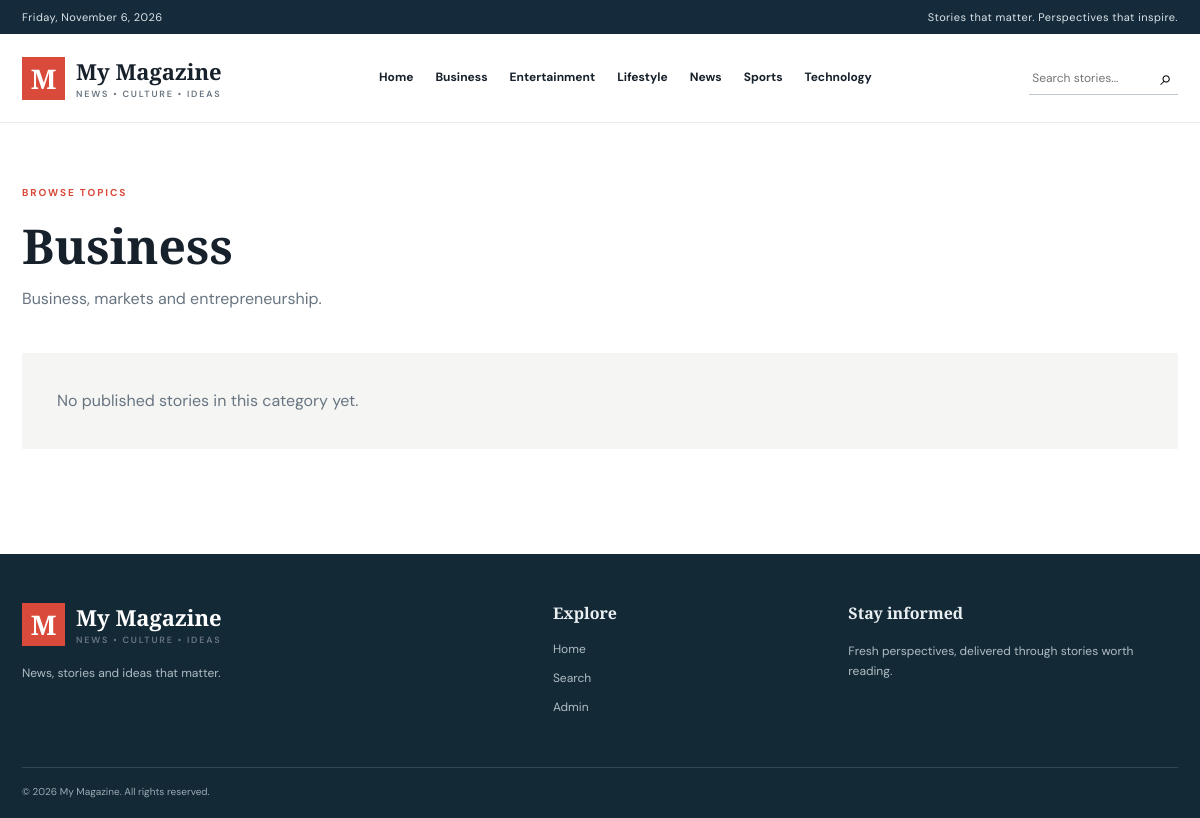
The app's page /category.php?slug=business with its own data.
### tables this page shows
CREATE TABLE settings (
 id BIGINT UNSIGNED AUTO_INCREMENT PRIMARY KEY,
 setting_key VARCHAR(100) NOT NULL UNIQUE,
 setting_value TEXT NULL
);

CREATE TABLE categories (
 id BIGINT UNSIGNED AUTO_INCREMENT PRIMARY KEY,
 name VARCHAR(100) NOT NULL,
 slug VARCHAR(130) NOT NULL UNIQUE,
 description TEXT NULL,
 is_active TINYINT(1) NOT NULL DEFAULT 1,
 created_at TIMESTAMP DEFAULT CURRENT_TIMESTAMP
);

### includes/functions.php (called while the page is built, shortened)
<?php
function e(?string $value): string {
    return htmlspecialchars($value ?? '', ENT_QUOTES | ENT_SUBSTITUTE, 'UTF-8');
}
function url(string $path = ''): string {
    return rtrim(BASE_URL, '/') . '/' . ltrim($path, '/');
}
function setting(PDO $pdo, string $key, string $default = ''): string {
    $stmt = $pdo->prepare('SELECT setting_value FROM settings WHERE setting_key = ? LIMIT 1');
    $stmt->execute([$key]);
    $value = $stmt->fetchColumn();
    return $value === false ? $default : (string)$value;
}

### category.php (the view, shortened to what this page needs)
<?php
require_once __DIR__.'/config/app.php';
$slug=trim($_GET['slug']??''); $stmt=$pdo->prepare('SELECT * FROM categories WHERE slug=? AND is_active=1'); $stmt->execute([$slug]); $category=$stmt->fetch();
$pageTitle=$category['name']; $q=$pdo->prepare("SELECT a.*,u.name author_name FROM articles a LEFT JOIN users u ON u.id=a.author_id WHERE a.category_id=? AND a.status='published' AND a.published_at<=NOW() ORDER BY a.published_at DESC");$q->execute([$category['id']]);$articles=$q->fetchAll();
require ROOT_PATH.'/includes/header.php';
?>
<div class="container page-container"><span class="eyebrow">BROWSE TOPICS</span><h1><?= e($category['name']) ?></h1><p class="page-intro"><?= e($category['description']) ?></p><?php if(!$articles): ?><div class="empty-state">No published stories in this category yet.</div><?php endif; ?></div>
<?php require ROOT_PATH.'/includes/footer.php'; ?>

### includes/header.php (shortened to what this page needs)
<?php
$siteName = setting($pdo, 'site_name', APP_NAME);
$categories = $pdo->query('SELECT id, name, slug FROM categories WHERE is_active = 1 ORDER BY name LIMIT 8')->fetchAll();
?>
<!doctype html>
<html lang="en">
<head>
<link rel="stylesheet" href="<?= url('assets/css/style.css') ?>">
</head>
<body>
<div class="topbar"><div class="container topbar-inner"><span><?= date('l, F j, Y') ?></span><span>Stories that matter. Perspectives that inspire.</span></div></div>
<header class="site-header"><div class="container header-inner">
<a class="brand" href="<?= url() ?>"><span class="brand-mark">M</span><span><?= e($siteName) ?><small>NEWS • CULTURE • IDEAS</small></span></a>
<nav class="main-nav"><a href="<?= url() ?>">Home</a><?php foreach ($categories as $cat): ?><a href="<?= url('category.php?slug=' . urlencode($cat['slug'])) ?>"><?= e($cat['name']) ?></a><?php endforeach; ?></nav>
<form class="header-search" action="<?= url('search.php') ?>" method="get"><input name="q" placeholder="Search stories..." aria-label="Search"><button>⌕</button></form>
</div></header>
<main>

### includes/footer.php (shortened to what this page needs)
</main>
<footer class="site-footer"><div class="container footer-grid">
<div><a class="brand footer-brand" href="<?= url() ?>"><span class="brand-mark">M</span><span><?= e(setting($pdo, 'site_name', APP_NAME)) ?><small>NEWS • CULTURE • IDEAS</small></span></a><p><?= e(setting($pdo, 'site_description', 'Independent stories, thoughtful perspectives and the latest headlines.')) ?></p></div>
<div><h3>Explore</h3><a href="<?= url() ?>">Home</a><a href="<?= url('search.php') ?>">Search</a><a href="<?= url('admin/login.php') ?>">Admin</a></div>
<div><h3>Stay informed</h3><p>Fresh perspectives, delivered through stories worth reading.</p></div>
</div><div class="container copyright">© <?= date('Y') ?> <?= e(setting($pdo, 'site_name', APP_NAME)) ?>. All rights reserved.</div></footer>
</body></html>

### assets/css/style.css (style rules this page uses)
:root { --ink:#17212b;--muted:#687581;--line:#e8ebee;--paper:#fff;--soft:#f5f6f4;--accent:#d94a3a;--navy:#152b3b;--serif:'Playfair Display',Georgia,serif;--sans:'DM Sans',Arial,sans-serif }
* { box-sizing:border-box }
body { margin:0;background:var(--paper);color:var(--ink);font-family:var(--sans);line-height:1.65 }
a { color:inherit;text-decoration:none }
.container { width:min(1160px,calc(100% - 44px));margin:auto }
.topbar { background:var(--navy);color:#dce4e8;font-size:11px;letter-spacing:.04em }
.topbar-inner { display:flex;justify-content:space-between;padding:8px 0 }
.site-header { border-bottom:1px solid var(--line);background:#fff }
.header-inner { min-height:88px;display:flex;align-items:center;justify-content:space-between;gap:28px }
.brand { display:flex;align-items:center;gap:11px;font:700 22px var(--serif);white-space:nowrap }
.brand small { display:block;font:600 9px var(--sans);letter-spacing:.2em;color:var(--muted);margin-top:2px }
.brand-mark { display:grid;place-items:center;width:43px;height:43px;background:var(--accent);color:#fff;font:800 27px var(--serif) }
.main-nav { display:flex;gap:22px;align-items:center }
.main-nav a { font-size:12px;font-weight:700 }
.header-search { display:flex;border-bottom:1px solid #bfc7cc }
.header-search input { border:0;outline:0;width:125px;padding:8px 3px;font:12px var(--sans) }
.header-search button { border:0;background:none;font-size:21px;cursor:pointer }
.eyebrow { font-size:10px;font-weight:700;letter-spacing:.19em;color:var(--accent) }
h1,h2,h3,p { margin-top:0 }
.site-footer { background:#142936;color:#eaf0f2;padding:48px 0 18px }
.footer-grid { display:grid;grid-template-columns:2fr 1fr 1.4fr;gap:60px;padding-bottom:40px }
.footer-brand { color:#fff }
.footer-grid p { max-width:330px;color:#afbdc4;font-size:12px;margin-top:18px }
.footer-grid h3 { font:700 16px var(--serif) }
.footer-grid>div>a:not(.brand) { display:block;color:#afbdc4;font-size:12px;margin:9px 0 }
.copyright { border-top:1px solid #344852;padding-top:16px;color:#9aabb3;font-size:10px }
.page-container { padding:55px 0 80px }
.page-container h1 { font:700 48px var(--serif);margin:8px 0 }
.page-intro { color:var(--muted);max-width:650px }
.empty-state { padding:35px;background:var(--soft);margin:25px 0;color:var(--muted) }

### records on screen
settings: setting_value "My Magazine"
categories: name "Business", description "Business, markets and entrepreneurship."
categories: name "Entertainment"
categories: name "Lifestyle"
categories: name "News"
categories: name "Sports"
categories: name "Technology"
settings: setting_value "News, stories and ideas that matter."
